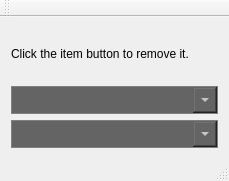
<?xml version="1.0" encoding="UTF-8"?>
<ui version="4.0">
 <class>MainWindow</class>
 <widget class="QMainWindow" name="MainWindow">
  <property name="geometry">
   <rect>
    <x>0</x>
    <y>0</y>
    <width>229</width>
    <height>181</height>
   </rect>
  </property>
  <property name="windowTitle">
   <string>MyComboBox</string>
  </property>
  <property name="styleSheet">
   <string notr="true">/*下拉框*/
QComboBox{
min-width:1px;
min-height:26px;
padding-left: 5px;
padding-right: 2px;
color: white;
border:1px solid rgb(128, 128, 128);
background-color:  rgb(100 ,100 ,100);
}
QComboBox:on{
/*弹出为on*/
}
QComboBox:hover{
border:1px solid rgb(255, 170, 0);
}
QComboBox:disabled{
color: rgb(230, 230, 230);
background-color:rgb(150, 150, 150);
}
QComboBox:editable{
background-color:rgb(100, 100, 100);
}
QComboBox:editable:disabled{
background-color:rgb(150, 150, 150);
}
/*下拉按钮-配合贴图*/
QComboBox::drop-down{
min-width:24px;
}
/*下拉框弹出项*/
QComboBox QAbstractItemView{
font: 15px &quot;宋体&quot;;
background-color:rgb(110, 110, 110);
}
QComboBox QAbstractItemView::item{
height:24px;
color:white;
}
QComboBox QAbstractItemView::item:hover{
background-color: rgb(255, 170, 0);
}
QComboBox QAbstractItemView::item:selected{
background-color: rgb(255, 170, 0);
}
/*按钮样式*/
QComboBox QAbstractItemView QPushButton{
max-width:40px;
min-width:40px;
max-height:20px;
min-height:20px;
border-radius:2px;
border:0;
margin-right:20px;
background-color:white;
}
QComboBox QAbstractItemView QPushButton:hover{
background-color:cyan;
}</string>
  </property>
  <widget class="QWidget" name="centralWidget">
   <layout class="QVBoxLayout" name="verticalLayout">
    <item>
     <widget class="QLabel" name="label">
      <property name="text">
       <string>Click the item button to remove it.</string>
      </property>
     </widget>
    </item>
    <item>
     <widget class="QComboBox" name="comboBoxA"/>
    </item>
    <item>
     <widget class="MyComboBox" name="comboBoxB"/>
    </item>
   </layout>
  </widget>
  <widget class="QMenuBar" name="menuBar">
   <property name="geometry">
    <rect>
     <x>0</x>
     <y>0</y>
     <width>229</width>
     <height>22</height>
    </rect>
   </property>
  </widget>
  <widget class="QToolBar" name="mainToolBar">
   <attribute name="toolBarArea">
    <enum>TopToolBarArea</enum>
   </attribute>
   <attribute name="toolBarBreak">
    <bool>false</bool>
   </attribute>
  </widget>
  <widget class="QStatusBar" name="statusBar"/>
 </widget>
 <layoutdefault spacing="6" margin="11"/>
 <customwidgets>
  <customwidget>
   <class>MyComboBox</class>
   <extends>QComboBox</extends>
   <header>MyComboBox.h</header>
  </customwidget>
 </customwidgets>
 <resources/>
 <connections/>
</ui>
